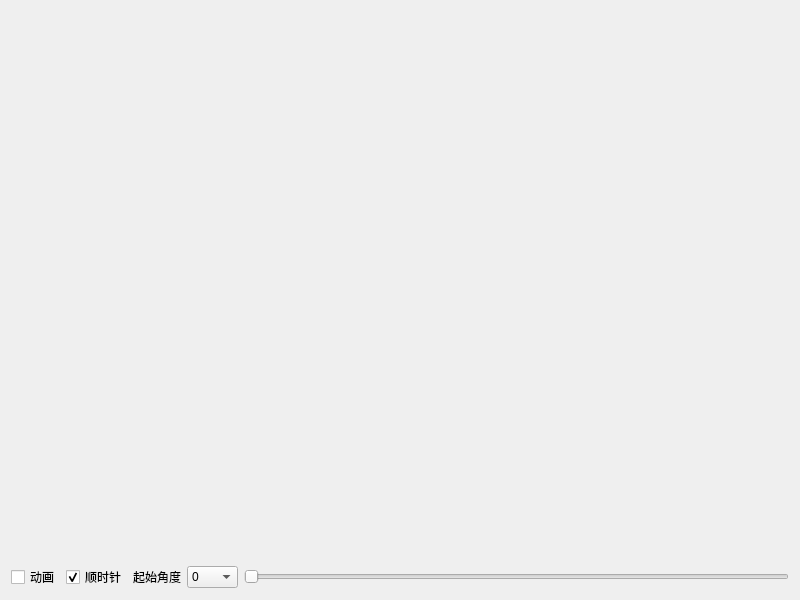
<?xml version="1.0" encoding="UTF-8"?>
<ui version="4.0">
 <class>frmProgressRing</class>
 <widget class="QWidget" name="frmProgressRing">
  <property name="geometry">
   <rect>
    <x>0</x>
    <y>0</y>
    <width>800</width>
    <height>600</height>
   </rect>
  </property>
  <property name="windowTitle">
   <string>Form</string>
  </property>
  <layout class="QGridLayout" name="gridLayout">
   <item row="0" column="0">
    <widget class="ProgressRing" name="progressRing1" native="true">
     <property name="sizePolicy">
      <sizepolicy hsizetype="Preferred" vsizetype="Expanding">
       <horstretch>0</horstretch>
       <verstretch>0</verstretch>
      </sizepolicy>
     </property>
    </widget>
   </item>
   <item row="0" column="1">
    <widget class="ProgressRing" name="progressRing2" native="true">
     <property name="sizePolicy">
      <sizepolicy hsizetype="Preferred" vsizetype="Expanding">
       <horstretch>0</horstretch>
       <verstretch>0</verstretch>
      </sizepolicy>
     </property>
    </widget>
   </item>
   <item row="0" column="2">
    <widget class="ProgressRing" name="progressRing3" native="true">
     <property name="sizePolicy">
      <sizepolicy hsizetype="Preferred" vsizetype="Expanding">
       <horstretch>0</horstretch>
       <verstretch>0</verstretch>
      </sizepolicy>
     </property>
    </widget>
   </item>
   <item row="1" column="0">
    <widget class="ProgressRing" name="progressRing4" native="true">
     <property name="sizePolicy">
      <sizepolicy hsizetype="Preferred" vsizetype="Expanding">
       <horstretch>0</horstretch>
       <verstretch>0</verstretch>
      </sizepolicy>
     </property>
    </widget>
   </item>
   <item row="1" column="1">
    <widget class="ProgressRing" name="progressRing5" native="true">
     <property name="sizePolicy">
      <sizepolicy hsizetype="Preferred" vsizetype="Expanding">
       <horstretch>0</horstretch>
       <verstretch>0</verstretch>
      </sizepolicy>
     </property>
    </widget>
   </item>
   <item row="1" column="2">
    <widget class="ProgressRing" name="progressRing6" native="true">
     <property name="sizePolicy">
      <sizepolicy hsizetype="Preferred" vsizetype="Expanding">
       <horstretch>0</horstretch>
       <verstretch>0</verstretch>
      </sizepolicy>
     </property>
    </widget>
   </item>
   <item row="2" column="0" colspan="3">
    <layout class="QHBoxLayout" name="horizontalLayout">
     <item>
      <widget class="QCheckBox" name="ckAnimation">
       <property name="text">
        <string>动画</string>
       </property>
      </widget>
     </item>
     <item>
      <widget class="QCheckBox" name="ckClockWise">
       <property name="text">
        <string>顺时针</string>
       </property>
       <property name="checked">
        <bool>true</bool>
       </property>
      </widget>
     </item>
     <item>
      <widget class="QLabel" name="labStartAngle">
       <property name="text">
        <string>起始角度</string>
       </property>
      </widget>
     </item>
     <item>
      <widget class="QComboBox" name="cboxStartAngle">
       <item>
        <property name="text">
         <string>0</string>
        </property>
       </item>
       <item>
        <property name="text">
         <string>45</string>
        </property>
       </item>
       <item>
        <property name="text">
         <string>90</string>
        </property>
       </item>
       <item>
        <property name="text">
         <string>135</string>
        </property>
       </item>
       <item>
        <property name="text">
         <string>180</string>
        </property>
       </item>
       <item>
        <property name="text">
         <string>225</string>
        </property>
       </item>
       <item>
        <property name="text">
         <string>270</string>
        </property>
       </item>
       <item>
        <property name="text">
         <string>315</string>
        </property>
       </item>
       <item>
        <property name="text">
         <string>360</string>
        </property>
       </item>
      </widget>
     </item>
     <item>
      <widget class="QSlider" name="horizontalSlider">
       <property name="maximum">
        <number>100</number>
       </property>
       <property name="orientation">
        <enum>Qt::Horizontal</enum>
       </property>
      </widget>
     </item>
    </layout>
   </item>
  </layout>
 </widget>
 <customwidgets>
  <customwidget>
   <class>ProgressRing</class>
   <extends>QWidget</extends>
   <header>progressring.h</header>
  </customwidget>
 </customwidgets>
 <resources/>
 <connections/>
</ui>
